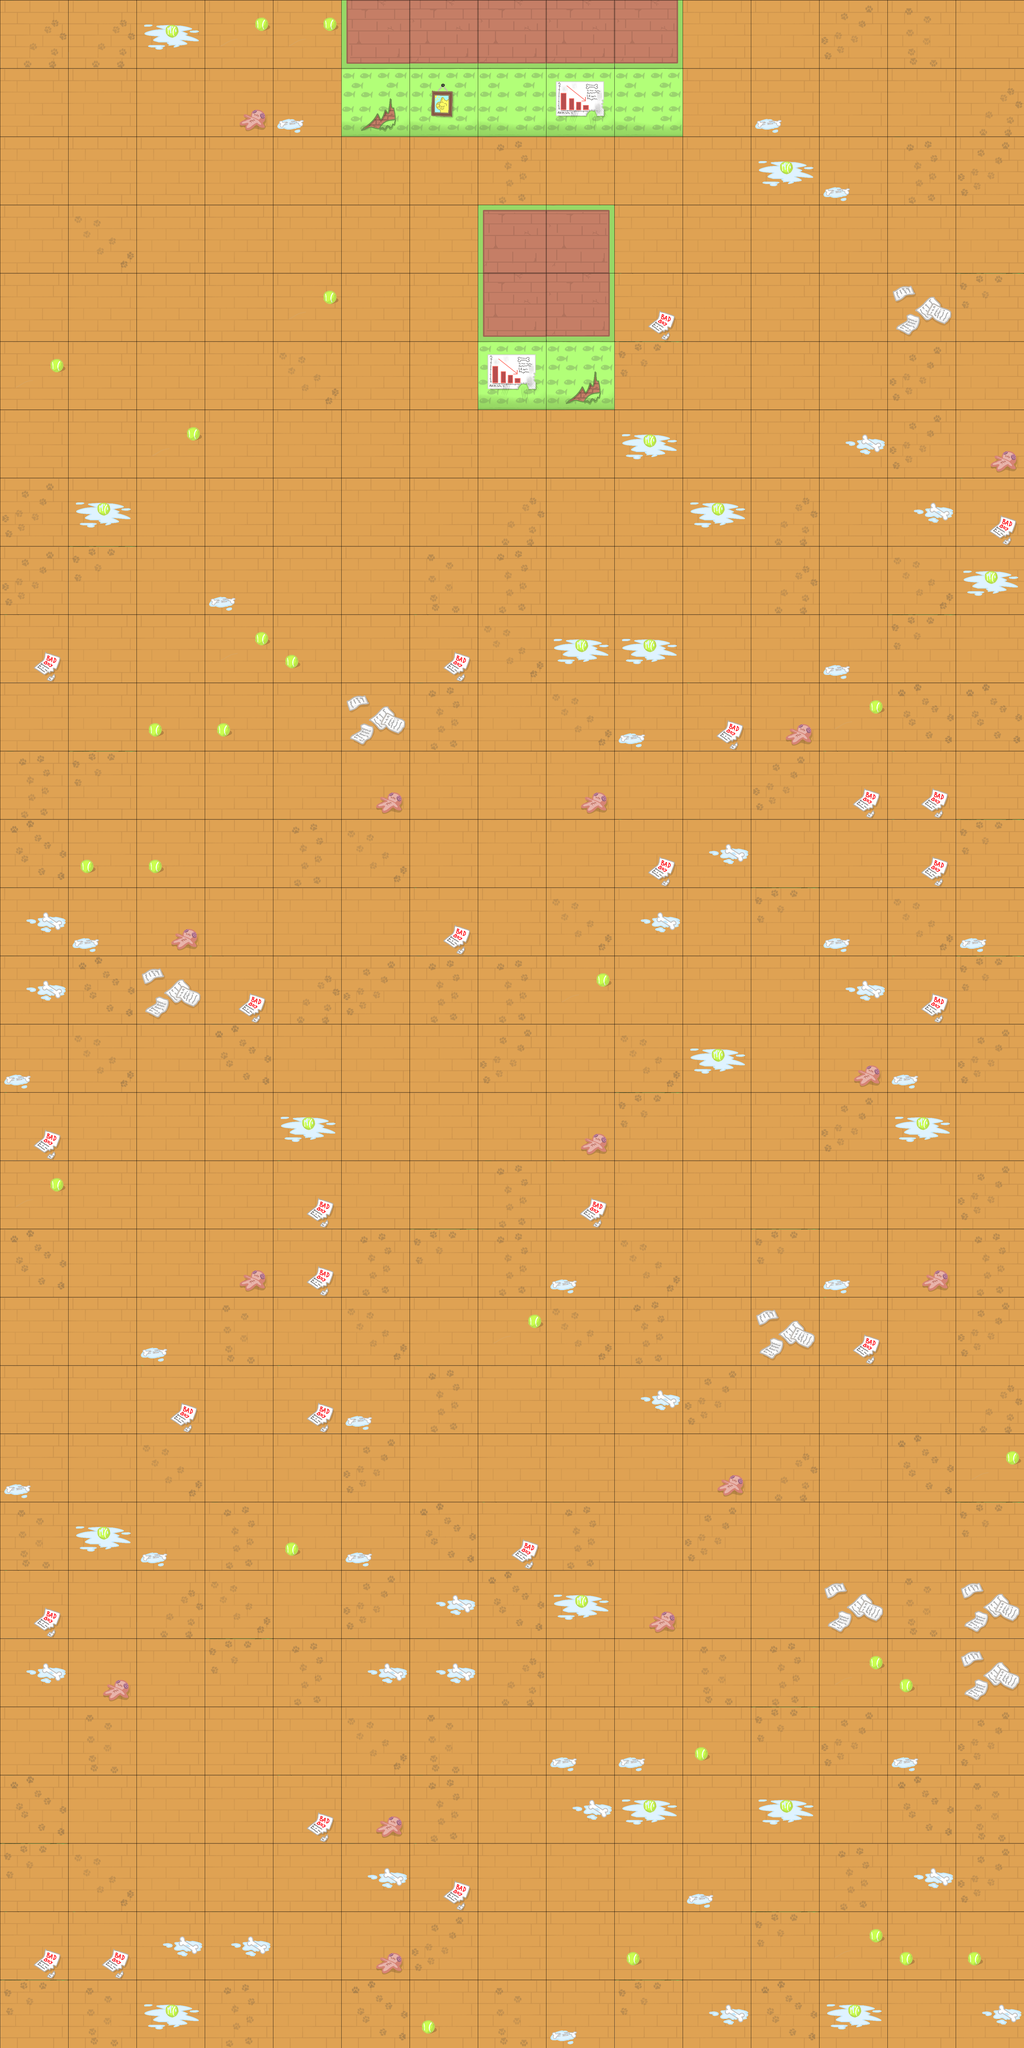

A 2D game scene composited from a Tiled map and its tileset images. What follows is a short description and the map's XML, with every tile layer's data as written:
An orthogonal 15x30 tile map with 256x256 px tiles, 1 tile layer (Tile Layer 1).

<map version="1.10" tiledversion="1.11.2" orientation="orthogonal" renderorder="right-down" width="15" height="30" tilewidth="256" tileheight="256" infinite="0" nextlayerid="2" nextobjectid="1">
 <tileset firstgid="1" source="dog_world.tsx" />
 <layer id="1" name="Tile Layer 1" width="15" height="30">
  <data encoding="csv">
21,21,32,31,31,14,3,3,3,15,17,17,29,27,17,
17,17,17,25,26,13,11,10,12,10,17,26,17,17,21,
17,17,17,17,17,17,17,18,17,17,17,32,26,18,29,
17,28,17,17,17,17,17,6,7,17,17,17,17,17,17,
17,17,17,17,31,17,17,14,15,23,17,17,17,24,22,
31,17,17,17,28,17,17,12,13,22,17,17,17,29,17,
17,17,31,17,17,17,17,17,17,32,17,17,20,29,25,
29,32,17,17,17,17,17,21,17,17,32,21,17,20,23,
29,22,17,26,17,17,27,18,17,17,17,21,17,28,32,
23,17,17,31,30,17,23,28,32,32,17,17,26,22,17,
17,17,30,30,17,24,18,17,28,26,23,25,31,19,19,
18,22,17,17,17,25,17,17,25,17,17,29,23,23,17,
19,30,30,17,18,28,17,17,17,23,20,17,17,23,22,
20,26,25,17,17,17,23,17,28,20,17,22,26,28,26,
20,19,24,23,21,29,18,18,31,17,17,17,20,23,22,
26,28,17,19,17,17,17,29,17,28,32,17,25,26,29,
23,17,17,17,32,17,17,17,25,22,17,17,29,32,17,
31,17,17,17,23,17,17,18,23,17,17,17,17,17,29,
19,17,17,25,23,18,22,18,26,28,17,22,26,25,18,
17,17,26,27,17,28,17,31,28,18,17,24,23,17,29,
17,17,23,17,23,26,18,17,17,20,29,17,17,17,21,
26,17,28,17,17,29,17,17,17,17,25,21,17,19,31,
27,32,26,18,30,26,19,23,18,17,29,17,17,17,22,
23,17,21,28,17,29,20,19,32,25,17,17,24,27,24,
20,25,17,22,18,20,20,21,17,17,27,18,31,30,24,
17,27,17,17,17,28,27,17,26,26,30,22,29,26,29,
19,17,17,17,23,25,18,17,20,32,17,32,17,19,27,
22,28,17,17,17,20,23,17,17,17,26,17,18,20,29,
23,23,20,20,17,25,29,17,17,30,17,22,31,30,30,
22,27,32,18,17,19,30,27,26,22,20,19,32,17,20
</data>
 </layer>
</map>
